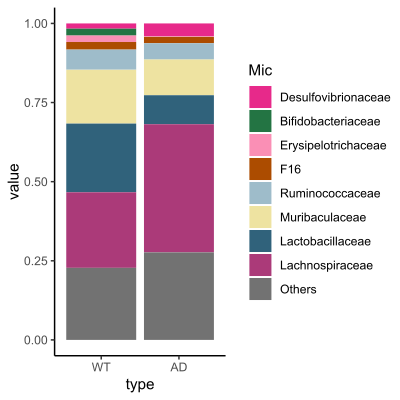

This figure's R source:
library(ggplot2)
library(stringr)
load(paste(getwd(),"/readin5xfad.RData",sep=""))
ldata=list(data1,data2)
batchname=c("5xFAD_1","5xFAD_2")
rm(data1,data2)
batch = 2
{
  data=ldata[[batch]]
  data$Genus[which(data$Genus!="Unknown")]=
    paste("g_",data$Genus[which(data$Genus!="Unknown")],sep="")
  data$Genus[which(data$Genus=="Unknown"&data$Family!="Unknown")]=
    paste("f_",data$Family[which(data$Genus=="Unknown"&data$Family!="Unknown")],sep="")
  data$Genus[which(data$Genus=="Unknown"&data$Family=="Unknown"&data$Order!="Unknown")]=
    paste("o_",data$Order[which(data$Genus=="Unknown"&data$Family=="Unknown"&data$Order!="Unknown")],sep="")
  data=data[,c(1:7,which(substr(colnames(data),16,16)=="2"))]
  divname=c("Family","Genus")
  div=1
  {
    id=unique(data[,div+4])
    divdata=data[1,8:ncol(data)]
    for (iter in 1:length(id))
    {
      divdata=rbind(divdata,apply(data[which(data[,div+4]==id[iter]),8:ncol(data)],2,sum))
    }
    divdata=divdata[-1,]
    rownames(divdata)=id
    summic=apply(divdata,2,sum)
    divdata=divdata[which(apply(divdata,1,sum)>sum(divdata)*0.01&rownames(divdata)!="Unknown"),]
    for (iter in 1:length(summic))
    {
      divdata[,iter]=divdata[,iter]/summic[iter]
    }
    divdata=t(as.matrix(divdata))
    sid=unique(substr(rownames(divdata),10,11))
    mdata=divdata[1,]
    for (iter in 1:length(sid))
    {
      mdata=rbind(mdata,apply(divdata[which(substr(rownames(divdata),10,11)==sid[iter]),],2,mean))
    }
    mdata=mdata[-1,]
    rownames(mdata)=sid
    mdata=cbind(mdata,Others=0)
    mdata[,ncol(mdata)]=1-apply(mdata,1,sum)
    # ddata=mdata[,which(apply(mdata[5:8,],2,mean)>0.01)]
    #ddata=cbind(mdata[,7],ddata)
    #colnames(ddata)[1]=colnames(mdata)[7]
    # ddata[,ncol(ddata)]=ddata[,ncol(ddata)]+apply(mdata[,which(apply(mdata[5:8,],2,mean)<=0.01)],1,sum)-mdata[,7]
    picdata<-data.frame(
      type=factor(rep(rownames(mdata),ncol(mdata)),
                  levels=c("WT","AD")),
      value=as.numeric(mdata),
      Mic=factor(rep(colnames(mdata),each=2),levels = c(colnames(mdata)[order(mdata[2,-ncol(mdata)])],"Others")))
    colorset=c(
      "#ffff89","#bbbbbb","#8dd3c7","#41b6b4","#df3b2c",
      "#78a659","#7a0167","#41b6c4","#1c808d",
      "#8c96c6","#bc80cd","#e7298a","#237443","#fa8fb5",
      "#ac4c00","#9ebcca","#eee3a1","#0570a0","#cE1256","#525252"
    )
    colorset2=c(
      "#df3b2c","#78a659","#7a0167","#41b6c4","#4c508d",
      "#8c96c6","#bc80cd","#e7298a","#237443","#fa8fb5",
      "#ac4c00","#9ebcca","#eee3a1","#30627B","#AB3A79","#727272"
    )
    ggplot(picdata, aes(x=type,y=value,fill=Mic)) +
      geom_col(position = 'fill')+theme_classic()+
      scale_fill_manual(values=colorset2[(17-ncol(mdata)):16])
  }
}
library(ropls)
id=unique(data[,div+4])
divdata=data[1,8:ncol(data)]
for (iter in 1:length(id))
{
  divdata=rbind(divdata,apply(data[which(data[,div+4]==id[iter]),8:ncol(data)],2,sum))
}
divdata=divdata[-1,]
rownames(divdata)=id
divdata=t(as.matrix(divdata))
oplsdata<-opls(x=divdata,y=substr(rownames(divdata),10,11),crossvalI = 1,
               orthoI = 0,scaleC = c("none", "center", "pareto", "standard")[4])
picdata=data.frame(t1=oplsdata@scoreMN[,1],t2=oplsdata@scoreMN[,2],
                   Group=factor(x=substr(rownames(divdata),10,11),levels = c("WT","AD")))
# pcs=prcomp(divdata)
# spcs=summary(pcs)
# picdata=data.frame(t1=pcs$x[,1],t2=pcs$x[,2],
#                    Group=factor(x=substr(rownames(divdata),10,11),levels = c("WT","AD")))
ggplot(picdata,aes(t1,t2,shape=Group,col=Group)) + 
  stat_ellipse(aes(fill=Group),geom="polygon",alpha=0.8,color="#333333")+
  geom_point(size=3) + 
  theme_bw() + 
  theme(plot.title = element_text(hjust = 0.5)) + 
  scale_color_manual(values=c(`WT`="#036EB8",`AD`="#D70051"))+
  scale_fill_manual(values = c("#6c9abb","#d97797","#4d869e","#e065a3"))+
  labs(x= paste("t1(",17,"%)",sep=""),
       y=paste("t2(",11,"%)",sep=""),
       title = paste("PLS analysis",sep=""))
